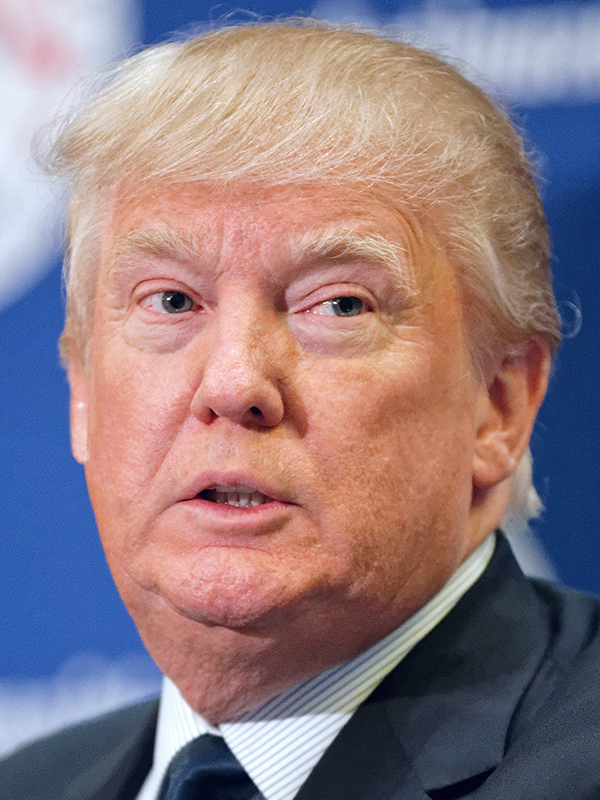
#> input picture cv_data/donald_trump.jpg, 600 x 800 px, given in place of the camera
$ jupyter execute class_04_4_video_hsv.ipynb   (text cells are left out)
#> lines starting #> are read from the running program, lines starting #| are printed output that depends on the picture; after the words box and inside, x2 and y2 are one past the last pixel; in counts of white or black regions, pixels touching at a corner belong together
[cell 1]
import cv2
import numpy as np

cap = cv2.VideoCapture(0)

def nothing(x):
    pass

cv2.namedWindow('result') # Creating a window for later use
h,s,v = 100,100,100 # Starting with 100's to prevent error while masking

# Creating track bar
cv2.createTrackbar('h', 'result',0,179,nothing)
#> slider 'h' is set to 59
cv2.createTrackbar('s', 'result',0,255,nothing)
#> slider 's' is set to 85
cv2.createTrackbar('v', 'result',0,255,nothing)
#> slider 'v' is set to 85

while(1):
    _, frame = cap.read()
#> frame is the input picture: shape (800, 600, 3); mean B, G, R 130.9, 124.5, 144.5
    hsv = cv2.cvtColor(frame,cv2.COLOR_BGR2HSV) #converting to HSV
#> hsv: shape (800, 600, 3); mean H, S, V 60.1, 102.2, 169.2

    # get info from track bar and appy to result
    h = cv2.getTrackbarPos('h','result')
    s = cv2.getTrackbarPos('s','result')
    v = cv2.getTrackbarPos('v','result')

    # Normal masking algorithm
    lower_blue = np.array([h,s,v])
    upper_blue = np.array([180,255,255])

    mask = cv2.inRange(hsv,lower_blue, upper_blue)
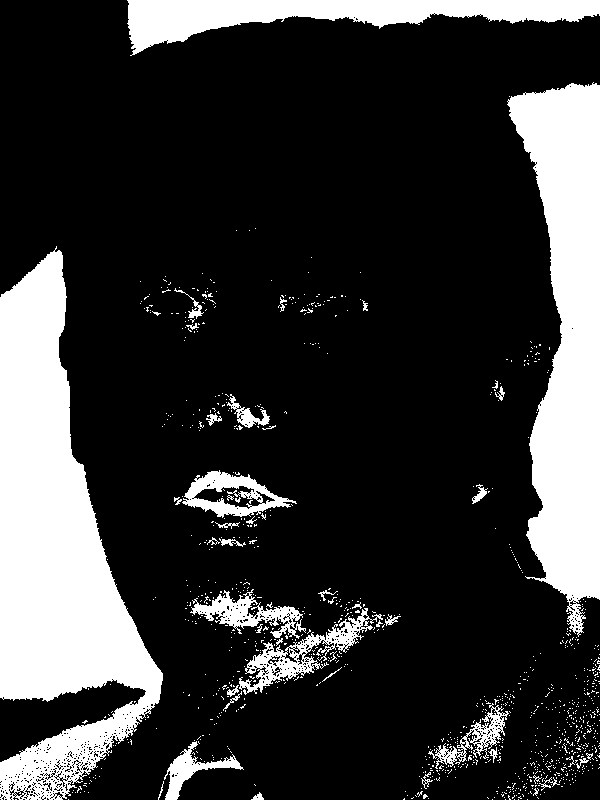
#> mask: shape (800, 600); 21.3% white; 1041 white regions (997 under 20 px), largest, box (x1, y1, x2, y2) and area: (0, 246, 163, 800) 45918, (507, 82, 600, 637) 30922, (127, 0, 600, 56) 11382

    result = cv2.bitwise_and(frame,frame,mask = mask)
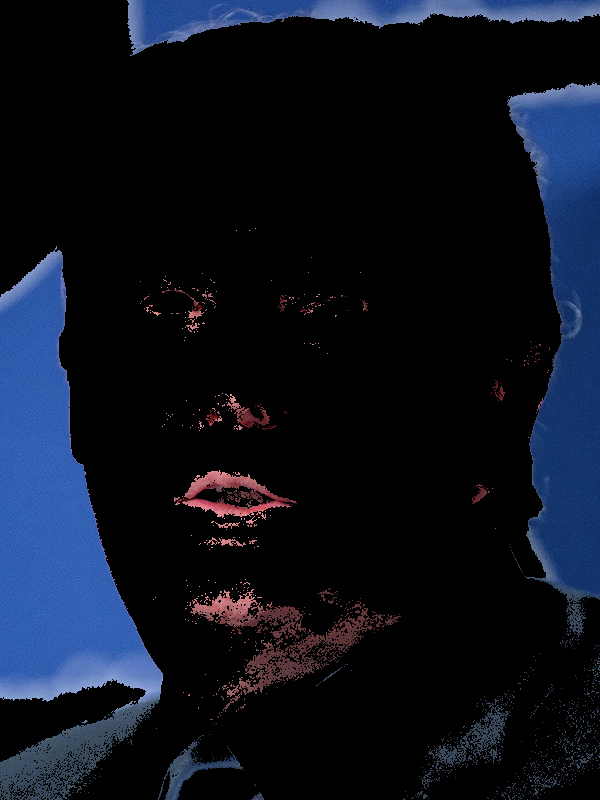
#> result: shape (800, 600, 3); mean B, G, R 30, 17.8, 12.5

    cv2.imshow('result',result)

    k = cv2.waitKey(5) & 0xFF
#> (key Esc is pressed here)
    if k == 27:
        break

cap.release()

cv2.destroyAllWindows()

$ run again, on cv_data/hillary_clinton.jpg
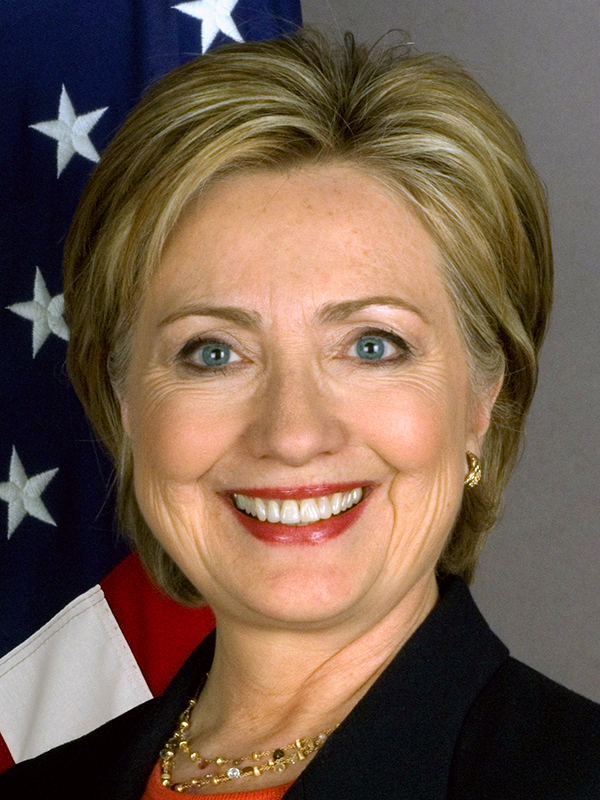
#> input picture cv_data/hillary_clinton.jpg, 600 x 800 px, given in place of the camera
#> frame is the input picture: shape (800, 600, 3); mean B, G, R 77, 93.4, 115.7
#> hsv: shape (800, 600, 3); mean H, S, V 47.6, 118.3, 119.7
#> `mask = cv2.inRange(hsv,lower_blue, upper_blue)`:
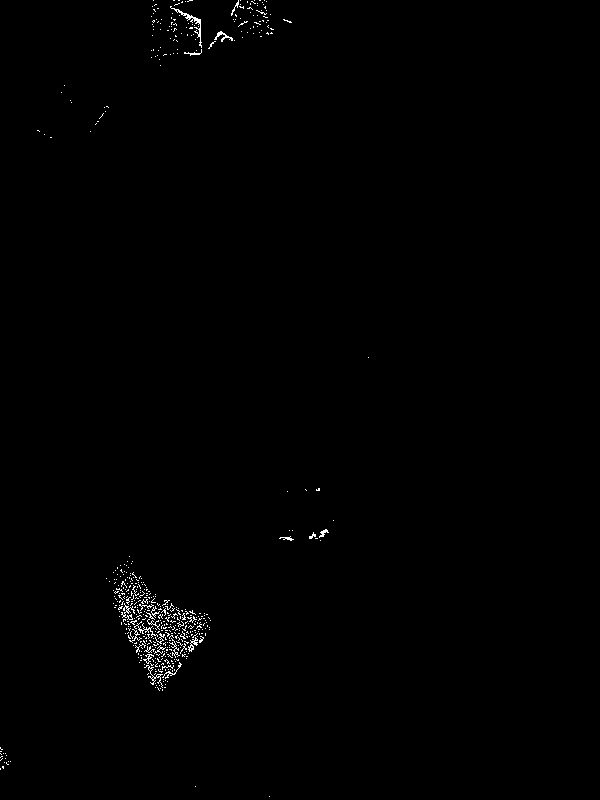
#> mask: shape (800, 600); 0.53% white in thin lines or dots, all inside (x1, y1, x2, y2) = (0, 0, 369, 797)

$ run again, on cv_data/ted_cruz.jpg
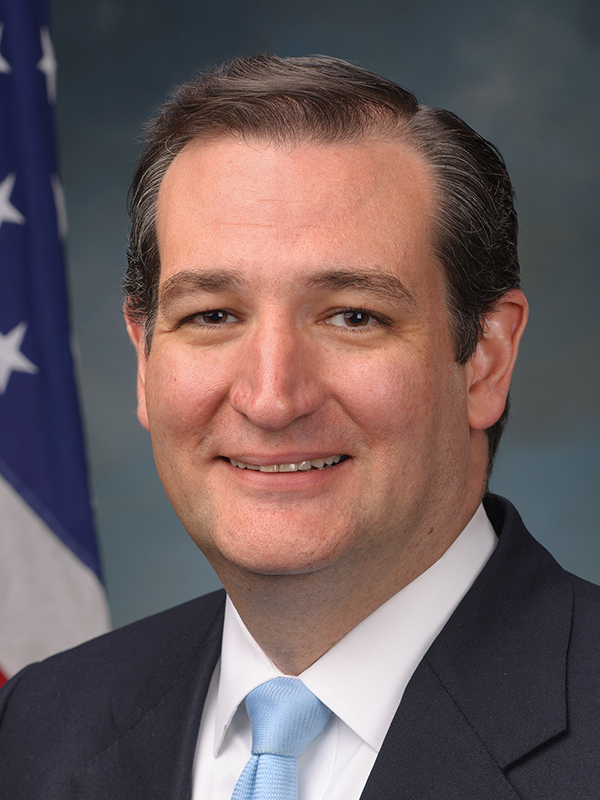
#> input picture cv_data/ted_cruz.jpg, 600 x 800 px, given in place of the camera
#> frame is the input picture: shape (800, 600, 3); mean B, G, R 92.8, 92, 108.1
#> hsv: shape (800, 600, 3); mean H, S, V 75.3, 72.1, 117.5
#> `mask = cv2.inRange(hsv,lower_blue, upper_blue)`:
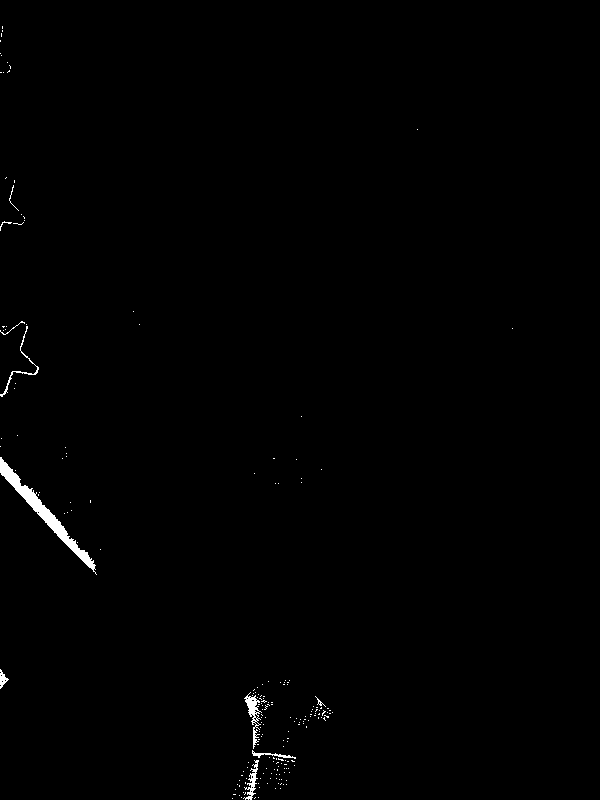
#> mask: shape (800, 600); 0.56% white; 202 white regions (192 under 20 px), largest, box (x1, y1, x2, y2) and area: (0, 457, 97, 575) 1385, (244, 692, 262, 749) 313, (243, 760, 259, 800) 207
